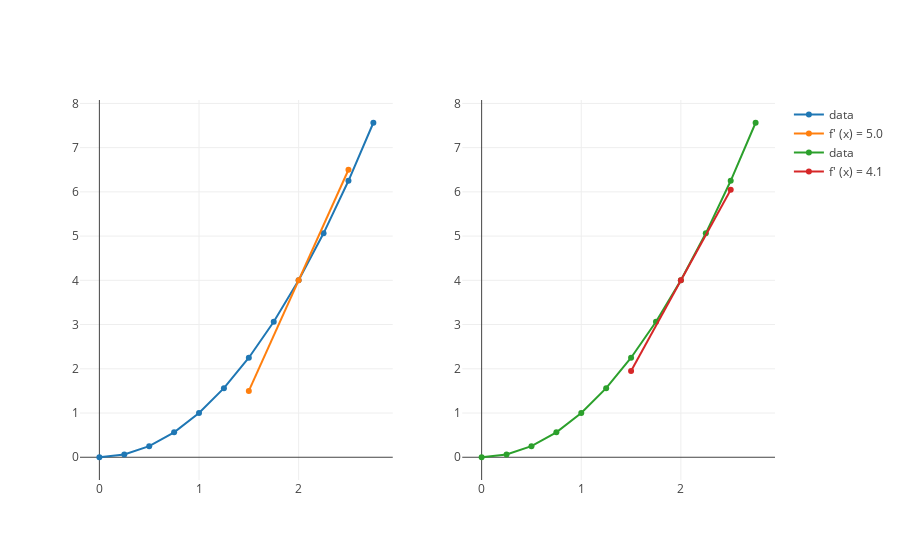

Source (notebook cell):
### Markdown cell above
Below are the plots of our lines using our derivative formula for when  $\Delta x = 1$  and when $\Delta x = .1$

### Code cell
from graph import plot_figure, make_subplots
from calculus import derivative_trace 

range_twelve = list(range(0, 12))
three = list(map(lambda x: x/4.0, range_twelve))

trace_x_squared_to_three = function_values_trace(x_squared, three)
tangent_x_squared_delta_tenth = derivative_trace(x_squared, 2, 1, .1)
tangent_x_squared_delta_hundredth = derivative_trace(x_squared, 2, 1, .01)
subplots = make_subplots([trace_x_squared_to_three, tangent_x_squared], [trace_x_squared_to_three, tangent_x_squared_delta_tenth])
subplots

### Figure 1 — Plotly figure (JSON) as saved in the notebook; plotly's stock layout.template omitted (floating-point values rounded to 4 significant figures)
{"data": [{"mode": "line", "name": "data", "text": [], "type": "scatter", "x": [0, 0.25, 0.5, 0.75, 1, 1.25, 1.5, 1.75, 2, 2.25, 2.5, 2.75], "xaxis": "x1", "y": [0, 0.0625, 0.25, 0.5625, 1, 1.562, 2.25, 3.062, 4, 5.062, 6.25, 7.562], "yaxis": "y1"}, {"mode": "line", "name": "f' (x) = 5.0", "text": [], "type": "scatter", "x": [1.5, 2, 2.5], "xaxis": "x1", "y": [1.5, 4, 6.5], "yaxis": "y1"}, {"mode": "line", "name": "data", "text": [], "type": "scatter", "x": [0, 0.25, 0.5, 0.75, 1, 1.25, 1.5, 1.75, 2, 2.25, 2.5, 2.75], "xaxis": "x2", "y": [0, 0.0625, 0.25, 0.5625, 1, 1.562, 2.25, 3.062, 4, 5.062, 6.25, 7.562], "yaxis": "y2"}, {"mode": "line", "name": "f' (x) = 4.1", "text": [], "type": "scatter", "x": [1.5, 2, 2.5], "xaxis": "x2", "y": [1.95, 4, 6.05], "yaxis": "y2"}], "layout": {"xaxis1": {"anchor": "y1", "domain": [0, 0.45]}, "xaxis2": {"anchor": "y2", "domain": [0.55, 1]}, "yaxis1": {"anchor": "x1", "domain": [0, 1]}, "yaxis2": {"anchor": "x2", "domain": [0, 1]}}}
